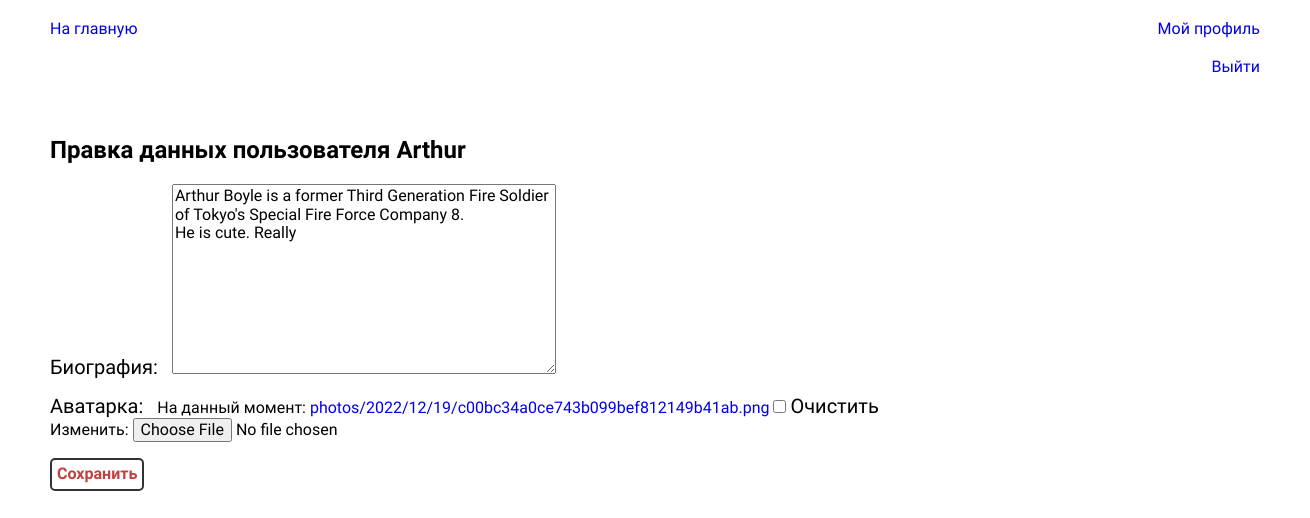
The app's page /profile/change/ (signed in), older data.
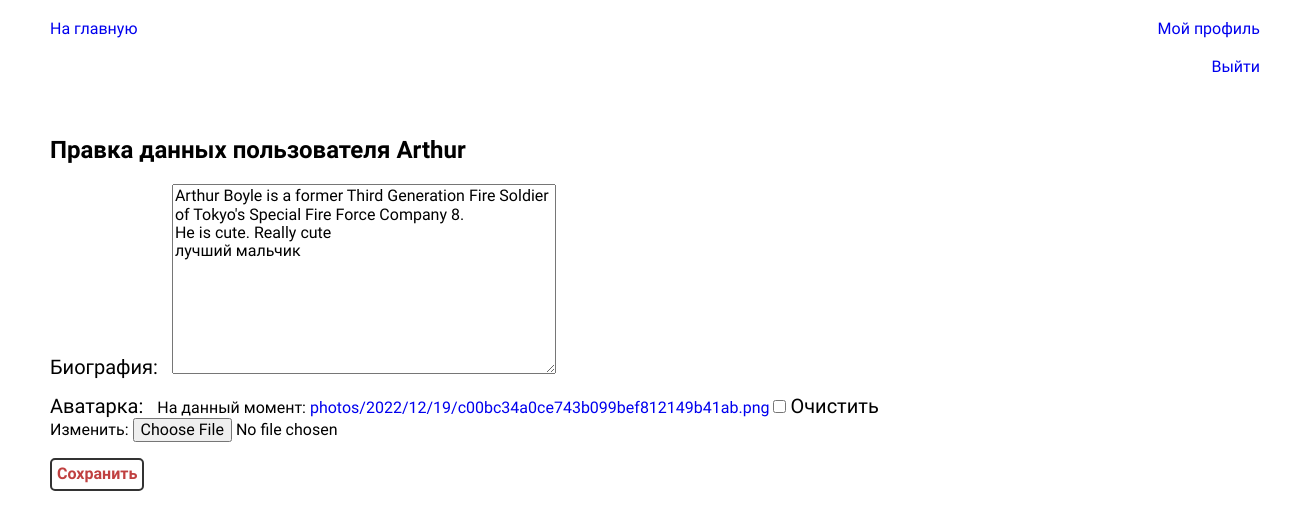
The same page, newer data.
### blog/models.py (models this page shows, shortened)
class CustomUser(AbstractUser):
    biography=models.TextField(verbose_name='Биография', blank=True, null=True)
    avatar=models.ImageField(upload_to="photos/%Y/%m/%d/", verbose_name='Аватарка', blank=True, null=True)

### blog/views.py (the view)
# urls.py: path('profile/change/', ChangeUserInfoView.as_view(), name='profile_change'),
class ChangeUserInfoView(SuccessMessageMixin, LoginRequiredMixin, UpdateView):
    model = CustomUser
    template_name = "blog/change_user_info.html"
    form_class = ChangeUserInfoForm
    success_url = reverse_lazy("my_profile")
    success_message = "Data was changed"
    def setup(self, request, *args, **kwargs):
        self.user_id = request.user.pk
        return super().setup(request, *args, **kwargs)
    def get_object(self, queryset=None):
        if not queryset:
            queryset = self.get_queryset()
        return get_object_or_404(queryset, pk=self.user_id)

### blog/forms.py
class ChangeUserInfoForm(forms.ModelForm):
    class Meta:
        model = CustomUser
        fields = ('biography', 'avatar')

### blog/templates/blog/change_user_info.html (shortened to what this page needs)
{% extends 'blog/base.html' %}
{% block content %}
    <div class="container">
        <h2>Правка данных пользователя {{ user.username }}</h2>
        <form method="post" action="{% url 'profile_change' %}" enctype='multipart/form-data'>
            {{ form.as_p }}
            <button class="btn-reset btn-edit-profile" type='submit'>Сохранить</button>
        </form>
    </div>
{% endblock %}

Row changes from the older to the newer data that the page shows:
changed CustomUser "Arthur": biography "Arthur Boyle is a former Third Generation Fire Soldier of Tokyo's Special Fire Force Company 8. He is cute. Really" → "Arthur Boyle is a former Third Generation Fire Soldier of Tokyo's Special Fire Force Company 8. He is cute. Really cute лучший мальчик"
